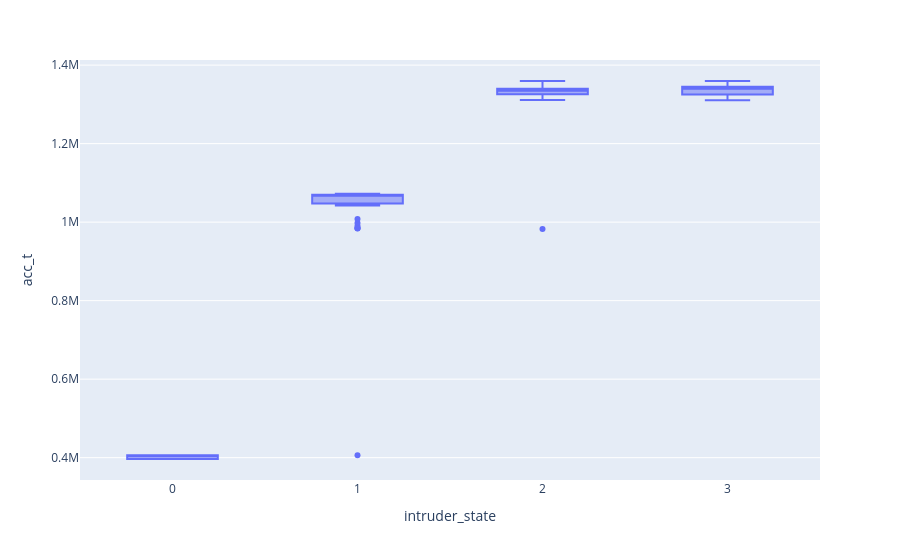

Notebook code cell kept with this figure:
### Code cell
plt.box(data, x="intruder_state", y="acc_t")

#tpf[["wctpf", "tpf"]].groupby("wctpf").mean()


# # plt.box(tpf[tpf["k"] == 40][tpf["tpf"] < 11], x="tpf", color="wctpf", log_x=True)


# plt.box(tpf[tpf["k"] == 40][tpf["tpf"] > 100][tpf["wctpf"] != 25], x="tpf", color="wctpf_label", labels={
#     "tpf": "Instantanious Execution-Time per Fuel Unit [ns/fuel]",
#     "wctpf_label": ""
# }, width=800, height=400)

### Figure 1 — Plotly figure (JSON) as saved in the notebook; plotly's stock layout.template omitted (floating-point values rounded to 4 significant figures)
{"data": [{"alignmentgroup": "True", "hovertemplate": "intruder_state=%{x}<br>acc_t=%{y}<extra></extra>", "legendgroup": "", "marker": {"color": "#636efa"}, "name": "", "notched": false, "offsetgroup": "", "orientation": "v", "showlegend": false, "type": "box", "x": [0, 1, 2, 3, 0, 1, 2, 3, 0, 1, 2, 3, 0, 1, 2, 3, 0, 1, 2, 3, 0, 1, 2, 3, 0, 1, 2, 3, 0, 1, 2, 3, 0, 1, 2, 3, 0, 1, 2, 3, 0, 1, 2, 3, 0, 1, 2, 3, 0, 1, 2, 3, 0, 1, 2, 3, 0, 1, 2, 3, 0, 1, 2, 3, 0, 1, 2, 3, 0, 1, 2, 3, 0, 1, 2, 3, 0, 1, 2, 3, 0, 1, 2, 3, 0, 1, 2, 3, 0, 1, 2, 3, 0, 1, 2, 3, 0, 1, 2, 3, 0, 1, 2, 3, 0, 1, 2, 3, 0, 1, 2, 3, 0, 1, 2, 3, 0, 1, 2, 3, 0, 1, 2], "x0": " ", "xaxis": "x", "y": [406149, 406385, 982814, 1340380, 396657, 1068799, 1330547, 1330731, 396675, 990111, 1337467, 1345386, 396627, 1070083, 1319777, 1324866, 396636, 1070387, 1332871, 1326802, 396624, 1069002, 1321325, 1331556, 406217, 1069235, 1346272, 1317248, 396646, 1066591, 1338692, 1357927, 406270, 1069892, 1339645, 1316609, 406222, 1069927, 1331930, 1344232, 406186, 1067600, 1331831, 1341590, 406231, 1068805, 1327467, 1349056, 406277, 1068490, 1340982, 1310515, 406262, 1071778, 1339207, 1311086, 406251, 1067023, 1347515, 1316907, 396660, 985246, 1325139, 1354232, 396642, 1072344, 1312445, 1320678, 406258, 1069142, 1312193, 1343083, 406243, 1068698, 1331983, 1342047, 406204, 1070807, 1339069, 1328660, 396703, 1070437, 1331580, 1341134, 396623, 997775, 1311170, 1344901, 406284, 984121, 1334887, 1332547, 406257, 1070101, 1324944, 1339286, 406254, 1070858, 1352446, 1345388, 396666, 1063217, 1339468, 1341305, 406278, 1042297, 1334514, 1324525, 406242, 1007750, 1359556, 1350852, 406223, 984634, 1345326, 1337682, 406243, 1068253, 1340361, 1359331, 406229, 1068815, 1334515], "y0": " ", "yaxis": "y"}], "layout": {"boxmode": "group", "legend": {"tracegroupgap": 0}, "margin": {"t": 60}, "xaxis": {"anchor": "y", "domain": [0, 1], "title": {"text": "intruder_state"}}, "yaxis": {"anchor": "x", "domain": [0, 1], "title": {"text": "acc_t"}}}}
